Frame 1 (no input): blank canvas, image omitted
Frame 60 (the mouse pressed at the canvas centre just before this capture): blank canvas, image omitted
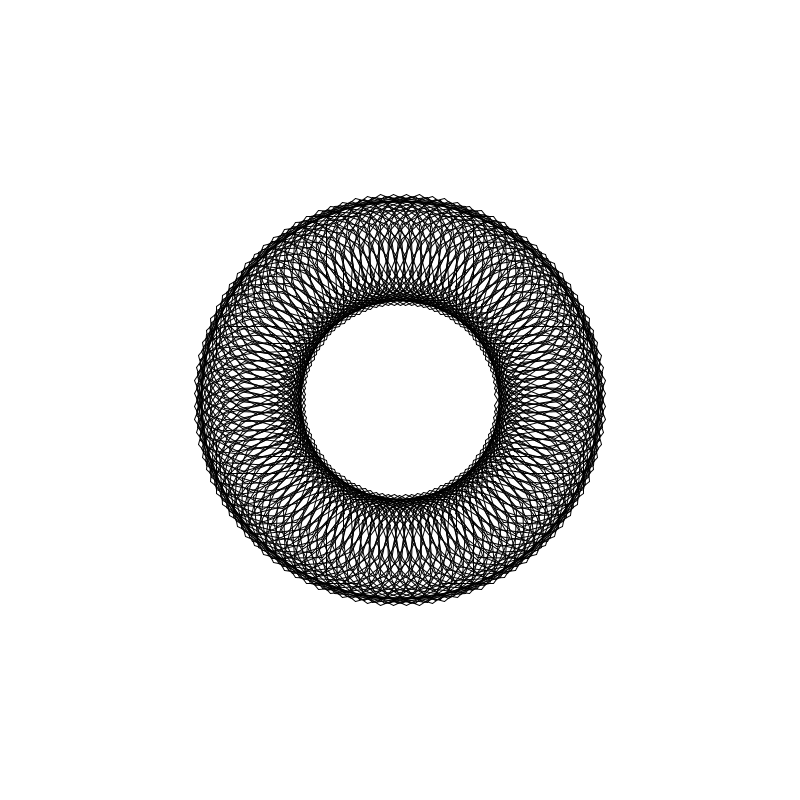
Frame 120 (the mouse held since frame 60 and released just before this capture)

The Processing sketch whose frames 1 and 60 were blank and that drew this single picture after the mouse press (run headless with seeded random() and noise(); from frame 60 on, the mouse is pressed at the canvas centre):

// Processing sketch: processing_70268
// ── processing_70268.pde

/*

Information on spirograph mathematics & functions obtained here:
http://yourideahere.umbc.edu/ARTISTS/jamesdaly/Spirograph/SpiroGraph.html

"A Spirograph is formed by rolling a circle inside or outside of another circle. The pen is placed at any point on the rolling circle. If the radius of fixed circle is R, the radius of moving circle is r, and the offset of the pen point in the moving circle is O, then the equation of the resulting curve is defined by:
 
x = (R+r)*cos(t) - (r+O)*cos(((R+r)/r)*t) 
y = (R+r)*sin(t) - (r+O)*sin(((R+r)/r)*t)"

*/

float r;
float R;
float O;

int resolution = 2000;

void setup() {

  smooth();
  stroke(0);


  size(800, 800);
}

void draw() {

  background(255);

  translate(width/2, height/2);

  r = map(mouseX, 0, width, 0, 1);
  R = map(mouseY, 0, height, 100, 200);
  O = map(mouseX+mouseY, 0, width+height, 10, 100);

  float px = 0;
  float py = 0;

  for (int i = 0; i < resolution; i++) {
    //for (int i = 0; i < TWO_PI; i+= 0.1) {
    float theta = map(i, 0, resolution, 0, TWO_PI);

    float x = (R+r)*cos(theta) - (r+O)*cos(((R+r)/r)*theta);
    float y = (R+r)*sin(theta) - (r+O)*sin(((R+r)/r)*theta);

    //point (x, y);
    if (px != 0 && py != 0)
      line(x, y, px, py);

    px = x;
    py = y;
  }
}
